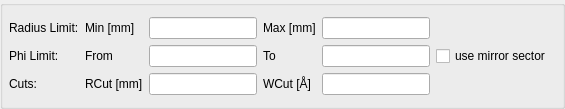
                <widget class="QGroupBox" name="limits_group_box">
                 <property name="toolTip">
                  <string>&lt;html&gt;&lt;head/&gt;&lt;body&gt;&lt;p&gt;Disk mask which is useful for the beam stop&lt;/p&gt;&lt;/body&gt;&lt;/html&gt;</string>
                 </property>
                 <property name="title">
                  <string/>
                 </property>
                 <layout class="QGridLayout" name="gridLayout_14">
                  <property name="leftMargin">
                   <number>6</number>
                  </property>
                  <item row="4" column="5">
                   <widget class="QCheckBox" name="phi_limit_use_mirror_check_box">
                    <property name="toolTip">
                     <string>&lt;html&gt;&lt;head/&gt;&lt;body&gt;&lt;p&gt;If the mirror sector should be used.&lt;/p&gt;&lt;/body&gt;&lt;/html&gt;</string>
                    </property>
                    <property name="text">
                     <string>use mirror sector</string>
                    </property>
                   </widget>
                  </item>
                  <item row="4" column="2">
                   <widget class="QLineEdit" name="phi_limit_min_line_edit">
                    <property name="toolTip">
                     <string>&lt;html&gt;&lt;head/&gt;&lt;body&gt;&lt;p&gt;Start angle in degree&lt;/p&gt;&lt;/body&gt;&lt;/html&gt;</string>
                    </property>
                   </widget>
                  </item>
                  <item row="6" column="0">
                   <widget class="QLabel" name="cuts_label">
                    <property name="text">
                     <string>Cuts:</string>
                    </property>
                   </widget>
                  </item>
                  <item row="4" column="4">
                   <widget class="QLineEdit" name="phi_limit_max_line_edit">
                    <property name="toolTip">
                     <string>&lt;html&gt;&lt;head/&gt;&lt;body&gt;&lt;p&gt;Stop angle in degree&lt;/p&gt;&lt;/body&gt;&lt;/html&gt;</string>
                    </property>
                   </widget>
                  </item>
                  <item row="6" column="4">
                   <widget class="QLineEdit" name="w_cut_line_edit"/>
                  </item>
                  <item row="1" column="4">
                   <widget class="QLineEdit" name="radius_limit_max_line_edit">
                    <property name="toolTip">
                     <string>&lt;html&gt;&lt;head/&gt;&lt;body&gt;&lt;p&gt;Upper radius setting in mm.&lt;/p&gt;&lt;/body&gt;&lt;/html&gt;</string>
                    </property>
                   </widget>
                  </item>
                  <item row="1" column="3">
                   <widget class="QLabel" name="radius_limit_max_label">
                    <property name="text">
                     <string>Max [mm]</string>
                    </property>
                   </widget>
                  </item>
                  <item row="4" column="3">
                   <widget class="QLabel" name="phi_limit_to_label">
                    <property name="text">
                     <string>To</string>
                    </property>
                   </widget>
                  </item>
                  <item row="6" column="1">
                   <widget class="QLabel" name="q_1d_label_2">
                    <property name="toolTip">
                     <string>&lt;html&gt;&lt;head/&gt;&lt;body&gt;&lt;p&gt;Momentum transfer settings for 1D reductions.&lt;/p&gt;&lt;/body&gt;&lt;/html&gt;</string>
                    </property>
                    <property name="text">
                     <string>RCut [mm]</string>
                    </property>
                   </widget>
                  </item>
                  <item row="6" column="3">
                   <widget class="QLabel" name="q_1d_label_3">
                    <property name="toolTip">
                     <string>&lt;html&gt;&lt;head/&gt;&lt;body&gt;&lt;p&gt;Momentum transfer settings for 1D reductions.&lt;/p&gt;&lt;/body&gt;&lt;/html&gt;</string>
                    </property>
                    <property name="text">
                     <string>WCut [Å]</string>
                    </property>
                   </widget>
                  </item>
                  <item row="1" column="0">
                   <widget class="QLabel" name="radius_limit">
                    <property name="text">
                     <string>Radius Limit:</string>
                    </property>
                   </widget>
                  </item>
                  <item row="4" column="0">
                   <widget class="QLabel" name="phi_limit">
                    <property name="text">
                     <string>Phi Limit:</string>
                    </property>
                   </widget>
                  </item>
                  <item row="4" column="1">
                   <widget class="QLabel" name="phi_limit_from_label">
                    <property name="text">
                     <string>From</string>
                    </property>
                   </widget>
                  </item>
                  <item row="1" column="2">
                   <widget class="QLineEdit" name="radius_limit_min_line_edit">
                    <property name="toolTip">
                     <string>&lt;html&gt;&lt;head/&gt;&lt;body&gt;&lt;p&gt;Lower radius setting in mm.&lt;/p&gt;&lt;/body&gt;&lt;/html&gt;</string>
                    </property>
                   </widget>
                  </item>
                  <item row="1" column="1">
                   <widget class="QLabel" name="radius_limit_min_label">
                    <property name="text">
                     <string>Min [mm]</string>
                    </property>
                   </widget>
                  </item>
                  <item row="6" column="2">
                   <widget class="QLineEdit" name="r_cut_line_edit"/>
                  </item>
                 </layout>
                </widget>
